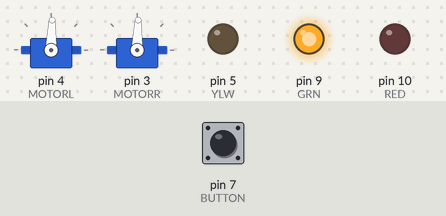
A sketch run on a simulated Arduino Uno, built with avr-gcc and run on an emulated ATmega328P. Shown: 2 × servo, output pins drawn as LEDs (lit = HIGH). Inputs (shaded band) come from the test bench; at power-on: pin 7 (BUTTON) HIGH.

Above: at 0.05 s.
At 0.95 s:
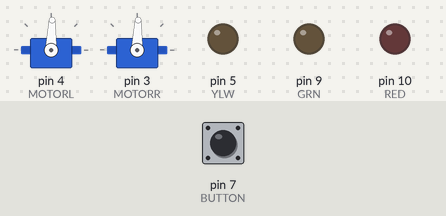
At 6.25 s:
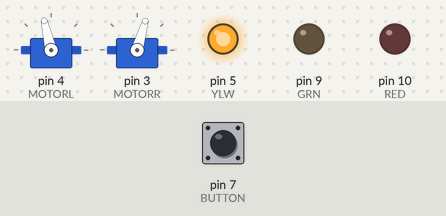
At 11.85 s:
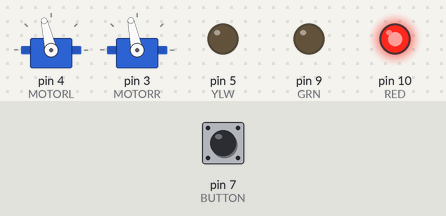
At 17.55 s:
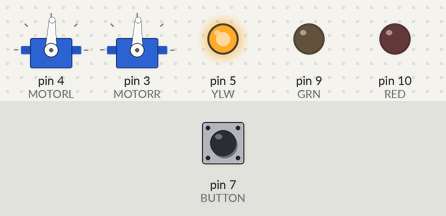
Timing chart, 0 to 23.0 s (numbered marks = the images above):
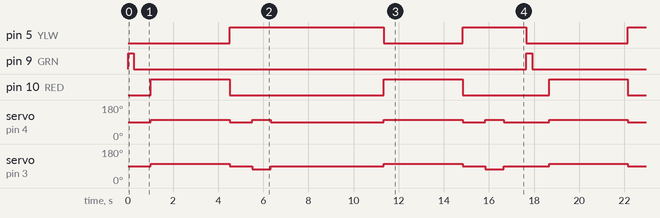

Measured:
- by itself, pin 5 (YLW): repeats every 17.7 s: LOW 3.5 s, HIGH 2.8 s, LOW 4.5 s, HIGH 6.8 s
- by itself, pin 9 (GRN): alternates HIGH for 0.25 s and LOW for 17.4 s
- by itself, pin 10 (RED): repeats every 17.7 s: LOW 6.8 s, HIGH 3.5 s, LOW 3.8 s, HIGH 3.5 s
- by itself, servo on pin 3 (MOTORR): repeats every 17.7 s: 88° 1.0 s, 74° 0.83 s, 88° 5.0 s, 102° 3.5 s, 88° 1.0 s, 74° 0.83 s, 88° 2.0 s, 102° 3.5 s
- by itself, servo on pin 4 (MOTORL): repeats every 17.7 s: 88° 1.0 s, 103° 0.83 s, 88° 5.0 s, 103° 3.5 s, 88° 1.0 s, 103° 0.83 s, 88° 2.0 s, 103° 3.5 s

The sketch:

MREN104Lab3MiniBotForwardBack.ino
```cpp
/************************************************

  MREN104Lab3MiniBotForwardBack

  by B. Surgenor, 2021
  updated by D. A. Ells, 2023

  This program is used to calibrate the motors
  and speed of your MiniBot.
  The robot goes forward for 2 seconds, pauses,
  then reverses for 2 sec.
  Change delta to change the speed of your robot.

************************************************/

// Include servo library
#include <Servo.h>

// Declare servo objects for the motors
Servo leftWheel;
Servo rightWheel;

// Pins assignments
int RED = 10;       // red LED pin
int GRN = 9;        // green LED pin
int YLW = 5;        // yellow LED pin
int BUTTON = 7;     // button pin

int MOTORL = 4;    // left motor signal pin
int MOTORR = 3;    // right motor signal pin

float stopPulse = 145.5;    // stop pulse for motors (nominal = 150)
float delta = 15;         // pulse delta
float forOffset = 1.4;   // offset, slows right wheel
float turnDelta = 30;

// Program setup
void setup() {

  // Set state of LED pins
  pinMode(GRN, OUTPUT);
  pinMode(YLW, OUTPUT);
  pinMode(RED, OUTPUT);

  // Set state of button pin
  pinMode(BUTTON, INPUT);

  // Attach the motor pins to the servo objects
  leftWheel.attach(MOTORL);
  rightWheel.attach(MOTORR);
  runMotors(0,0);       // stop the motors

  // Initialize serial communication
  Serial.begin(9600);

} // end of setup

// Program loop starts here
void loop() {

  // Press button to start
  do {
    toggleLED(GRN);
  } while(digitalRead(BUTTON)== LOW);
  delay(500);

  // Drive forward
  turnOnLED(RED);
  runMotors(delta, delta-forOffset);
  delay(3500);

  // Stop
  turnOnLED(YLW);
  runMotors(0,0);
  delay(1000);

  //Rotate
  runMotors(delta, delta-turnDelta);
  delay(830);
// Stop
  turnOnLED(YLW);
  runMotors(0,0);
  delay(5000);
  // Drive forward
  turnOnLED(RED);
  runMotors(delta, delta-forOffset);
  delay(3500);

  // Stop
  turnOnLED(YLW);
  runMotors(0,0);
  delay(1000);

  //Rotate
  runMotors(delta, delta-turnDelta);
  delay(830);

  // Stop
  turnOnLED(YLW);
  runMotors(0,0);
  delay(1000);

} // end of program loop

// Subroutines

// Run the motors
void runMotors(float deltaL, float deltaR)
{
  float pulseL = (stopPulse + deltaL)*10;   // calculate length of pulse
  float pulseR = (stopPulse + deltaR)*10;   // calculate length of pulse
  leftWheel.writeMicroseconds(pulseL);    // send pulse in microseconds
  rightWheel.writeMicroseconds(pulseR);   // send pulse in microseconds
}

// Turn on a single LED and turn others off
void turnOnLED(int COLOUR)
{
  digitalWrite(GRN, LOW);
  digitalWrite(YLW, LOW);
  digitalWrite(RED, LOW);
  digitalWrite(COLOUR, HIGH);
}

// Flash an LED on and off
void toggleLED(int colour){
  digitalWrite(GRN, LOW);
  digitalWrite(YLW, LOW);
  digitalWrite(RED, LOW);
  digitalWrite(colour, HIGH);
  delay(250);
  digitalWrite(colour, LOW);
  delay(250);
}
```
